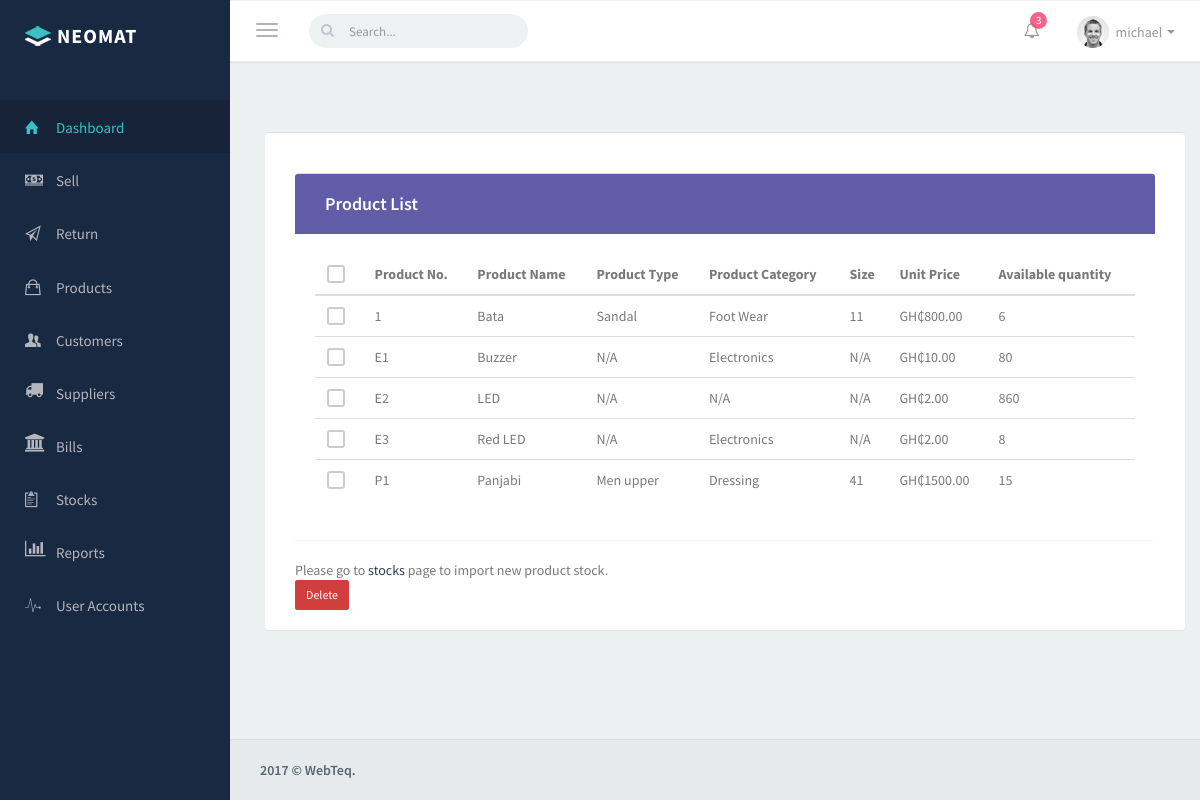
Page /productsPOS.php (signed in) on the committed database.
### tables this page shows
CREATE TABLE `accounts` (
  `account_id` int(11) NOT NULL,
  `employee_no` varchar(15) DEFAULT NULL,
  `employee_name` varchar(50) NOT NULL,
  `employee_phone` varchar(15) DEFAULT NULL,
  `employee_address` varchar(100) DEFAULT NULL,
  `employee_national_id` varchar(50) DEFAULT NULL,
  `password` varchar(50) NOT NULL,
  `is_admin` int(1) NOT NULL
);

CREATE TABLE `stocks` (
  `stocks_pk` int(11) NOT NULL,
  `stock_id` varchar(15) NOT NULL,
  `product_id` varchar(15) NOT NULL,
  `import_quantity` int(11) NOT NULL,
  `current_quantity` int(11) NOT NULL,
  `import_date` datetime NOT NULL,
  `is_deleted` int(1) NOT NULL
);

CREATE TABLE `products` (
  `products_pk` int(11) NOT NULL,
  `product_id` varchar(15) NOT NULL,
  `product_name` varchar(50) NOT NULL,
  `product_type` int(11) NOT NULL,
  `product_category` int(11) NOT NULL,
  `product_size` varchar(15) DEFAULT NULL,
  `product_price` double(20,2) NOT NULL,
  `buying_price` double(20,2) NOT NULL
);

CREATE TABLE `types` (
  `type_id` int(11) NOT NULL,
  `type_name` varchar(50) NOT NULL,
  `category_id` int(11) NOT NULL
);

CREATE TABLE `categories` (
  `category_id` int(11) NOT NULL,
  `category_name` varchar(50) NOT NULL
);

### productsPOS.php (the view, shortened to what this page needs)
<?php
	require 'POStest.php';
	require 'loginCheck.php';
		$sql="SELECT * FROM products JOIN stocks ON products.product_id=stocks.product_id WHERE stocks.is_deleted=0";
	$result=mysqli_query($con,$sql);
	if(mysqli_num_rows($result)){
		echo "
            <div class='wraper container-fluid'>
                        <div class='panel panel-color panel-purple'>
                            <div class='panel-body'>
                        <div class='panel panel-default'>
                            <div class='panel-heading'>
                                <h3 class='panel-title'>Product List</h3>
                            </div>
                            <div class='panel-body'>
                                <div class='row'>
                                        <div class='table-responsive'>
                                        <table class='table'>
                                            <thead>
                                                <tr>
                                                    <th>
                                                       <label class='cr-styled'>
                                                        <input type='checkbox'>
                                                        <i class='fa'></i>
                                                        </label>
                                                    </th>
                                                    <th>Product No.</th>
                                                    <th>Product Name</th>
                                                    <th>Product Type</th>
                                                    <th>Product Category</th>
                                                    <th>Size</th>
                                                    <th>Unit Price</th>
                                                    <th>Available quantity</th>
                                                </tr>
                                            </thead>
                                            <tbody>
											";
		while($row=mysqli_fetch_array($result)){
			$productId=$row['product_id'];
			$productName=$row['product_name'];
			$productType=$row['product_type'];
			$productCategory=$row['product_category'];
			$productSize=$row['product_size'];
			$productPrice=$row['product_price'];
			if($productSize===""){
				$productSize="N/A";
			}
			$sql2="SELECT current_quantity FROM stocks WHERE product_id='$productId'";
			$result2=mysqli_query($con,$sql2);
			$row2=mysqli_fetch_array($result2);
			$currentQuantity=$row2['current_quantity'];
			$sql2="SELECT type_name FROM types WHERE type_id='$productType'";
			$result2=mysqli_query($con,$sql2);
			$row2=mysqli_fetch_array($result2);
			$productTypeName=$row2['type_name'];
			if($productTypeName===null)
				$productTypeName="N/A";
			$sql2="SELECT category_name FROM categories WHERE category_id='$productCategory'";
			$result2=mysqli_query($con,$sql2);
			$row2=mysqli_fetch_array($result2);
			$productCategoryName=$row2['category_name'];
			if($productCategoryName===null)
				$productCategoryName="N/A";
			echo "
				<tr>
					<td><label class='cr-styled'>
                       <input type='checkbox'>
                       <i class='fa'></i>
                       </label>
</td>
					<td>$productId</td>
					<td>$productName</td>
					<td>$productTypeName</td>
					<td>$productCategoryName</td>
					<td>$productSize</td>
					<td>GH₵$productPrice</td>
					<td>$currentQuantity</td>
				</tr>
			";
		}
		echo"
			</tbody>
		</table>
		    </div>
               </div>
               </div>
              </div>
		<div id='customerTotalText'>Please go to <a href='stocks.php'>stocks</a> page to import new product stock.</div>
		</div>
		";
	}else{
		echo "No products available currently.";
	}
?>
<!Doctype html>
<html lang="en">
<head>
        <link href="css/bootstrap.min.css" rel="stylesheet">
        <link href="css/bootstrap-reset.css" rel="stylesheet">
        <link href="css/animate.css" rel="stylesheet">
        <link href="assets/font-awesome/css/font-awesome.css" rel="stylesheet" />
        <link href="assets/ionicon/css/ionicons.min.css" rel="stylesheet" />
        <link rel="stylesheet" href="assets/morris/morris.css">
        <link href="assets/sweet-alert/sweet-alert.min.css" rel="stylesheet">
        <link href="css/style.css" rel="stylesheet">
        <link href="css/helper.css" rel="stylesheet">
        <link href="css/style-responsive.css" rel="stylesheet" />
</head>
<body>
                        <div id="rightDiv">
                        <form action="#" method="post">
                        <button type="button" class="btn btn-danger btn-sm">Delete</button>
                        </form>
                        </div>
                        </div>
            </div>
</body>
</html>

### POStest.php (shortened to what this page needs)
<?php
  	function showUserName(){
		$con = $_SESSION['con'];
		$id=$_SESSION['id'];
		$sql="SELECT employee_name FROM accounts WHERE account_id='$id'";
		$result=mysqli_query($con,$sql);
		$row=mysqli_fetch_array($result);
		$var=$row['employee_name'];
		echo $var;
	}
?>
<!DOCTYPE html>
<html lang="en">
<head>
        <link href="css/bootstrap.min.css" rel="stylesheet">
        <link href="css/bootstrap-reset.css" rel="stylesheet">
        <link href="css/animate.css" rel="stylesheet">
        <link href="assets/font-awesome/css/font-awesome.css" rel="stylesheet" />
        <link href="assets/ionicon/css/ionicons.min.css" rel="stylesheet" />
        <link rel="stylesheet" href="assets/morris/morris.css">
        <link href="assets/sweet-alert/sweet-alert.min.css" rel="stylesheet">
        <link href="css/style.css" rel="stylesheet">
        <link href="css/helper.css" rel="stylesheet">
        <link href="css/style-responsive.css" rel="stylesheet" />
    </head>
    <body>
  <div class="hiddenDiv">
    <form action="<?php echo htmlspecialchars($_SERVER["PHP_SELF"]);?>" method="post">
    </form>
  </div>
        <aside class="left-panel">
            <div class="logo">
                <a href="dashboard.php" class="logo-expanded">
                    <img src="img/single-logo.png" alt="logo">
                    <span class="nav-label">NEOMAT</span>
                </a>
            </div>
            <nav class="navigation">
                <ul class="list-unstyled">
                    <li class="active"><a href="dashboard.php"><i class="ion-home"></i> <span class="nav-label">Dashboard</span></a>
                    </li>
                    <li><a href="salePOS.php"><i class="ion-cash"></i> <span class="nav-label">Sell</span></a>
                    </li>
                    <li><a href="returnPOS.php"><i class="ion-paper-airplane"></i> <span class="nav-label">Return</span></a>
                    </li>
                    <li><a href="productsPOS.php"><i class="ion-bag"></i> <span class="nav-label">Products</span></a>
                    </li>
					<li><a href="customersPOS.php"><i class="ion-person-stalker"></i> <span class="nav-label">Customers</span></a>
                    </li>
                    <li><a href="supplyPOS.php"><i class="fa fa-truck"></i> <span class="nav-label">Suppliers</span></a>
                    </li>
                    <li><a href="billPOS.php"><i class="fa fa-bank"></i> <span class="nav-label">Bills</span></a>
                    </li>
                    <li><a href="stockPOS.php"><i class="ion-clipboard"></i> <span class="nav-label">Stocks</span></a>
                    </li>
						<?php
						if(isset($_SESSION['id'])){
						require 'myConnection.php';
						$id=$_SESSION['id'];
						$sql="SELECT is_admin FROM accounts WHERE account_id='$id'";
						$result=mysqli_query($con,$sql);
						$row=mysqli_fetch_array($result);
							if($row['is_admin']==='1'){
							echo'
                    <li><a href="reportPOS.php"><i class="fa fa-bar-chart-o"></i> <span class="nav-label">Reports</span></a>
                    </li>
                    <li><a href="#"><i class="ion-ios7-pulse"></i> <span class="nav-label">User Accounts</span></a>
                    </li>
                    <li><a href="#"><i class="ion-settings"></i> <span class="nav-label">Company Settings</span></a>
                    </li>';
							}else if($row['is_admin']==='2'){
							echo'
                    <li><a href="reportPOS.php"><i class="fa fa-bar-chart-o"></i> <span class="nav-label">Reports</span></a>
                    </li>
                    <li><a href="#"><i class="ion-ios7-pulse"></i> <span class="nav-label">User Accounts</span></a>
                    </li>';
							}else if($row['is_admin']==='3'){
							echo'
                    <li><a href="reportPOS.php"><i class="fa fa-bar-chart-o"></i> <span class="nav-label">Reports</span></a>
                    </li>
                    <li><a href="#"><i class="ion-ios7-pulse"></i> <span class="nav-label">User Accounts</span></a>
                    </li>';
							}
					}
					?>
                </ul>
            </nav>
        </aside>
        <section class="content">
            <header class="top-head container-fluid">
                <button type="button" class="navbar-toggle pull-left">
                    <span class="icon-bar"></span>
                    <span class="icon-bar"></span>
                    <span class="icon-bar"></span>
                </button>
                <form role="search" class="navbar-left app-search pull-left hidden-xs">
                  <input type="text" placeholder="Search..." class="form-control">
                </form>
                <ul class="list-inline navbar-right top-menu top-right-menu">
                    <li class="dropdown">
                        <a data-toggle="dropdown" class="dropdown-toggle" href="#">
                            <i class="fa fa-bell-o"></i>
                            <span class="badge badge-sm up bg-pink count">3</span>
                        </a>
                    </li>
                    <li class="dropdown text-center">
                        <a data-toggle="dropdown" class="dropdown-toggle" href="#">
                            <img alt="" src="img/avatar-2.jpg" class="img-circle profile-img thumb-sm">
                            <span class="username"><?php showUserName(); ?> </span> <span class="caret"></span>
                        </a>
                    </li>
                </ul>
            <footer class="footer">
                2017 © WebTeq.
            </footer>
        </section>
    </body>
</html>

### css/style.css (style rules this page uses)
body { color: #797979; background-color: #edf0f0; font-family: 'Source Sans Pro', 'Helvetica Neue', Helvetica, Arial, sans-serif; padding: 0px !important; margin: 0px !important; font-size: 14px; }
html { overflow-x: hidden; position: relative; min-height: 100%; }
body, html { overflow-x: hidden; }
aside.left-panel { background-color: #1a2942; width: 230px; position: fixed; height: 100%; top: 0px; left: 0px; }
.logo { padding-top: 20px; }
.logo-expanded { font-size: 20px; letter-spacing: .05em; color: #fff !important; padding: 0px 25px; font-weight: 700; text-transform: uppercase; }
.logo-expanded span { vertical-align: middle; }
.navigation { margin: 50px 0px 20px; }
.navigation > ul > li { position: relative; }
.navigation > ul > li > a { display: block; padding: 15px 25px; color: #b4b6bd; font-size: 15px; text-decoration: none; transition: all 0.4s; -moz-transition: all 0.4s; -webkit-transition: all 0.4s; -o-transition: all 0.4s; font-weight: 400; outline: none !important; }
.navigation > ul > li.active:hover > a, .navigation > ul > li.active > a { color: #3bc0c3; background: #162338; }
.navigation ul li a i { margin-right: 6px; font-size: 18px; width: 25px; float: left; }
.navigation ul li a .nav-label { vertical-align: middle; }
header { background-color: #fff; border-bottom: 1px solid #ececee; padding-top: 4px; padding-bottom: 4px; margin-top: -25px; }
.navbar-toggle { margin: 8px 20px 8px 0px; display: block; padding-left: 0px; }
.navbar-toggle .icon-bar { background-color: #b3b3be; }
.app-search { position: relative; margin-top: 8px; margin-bottom: 8px; margin-right: 15px; }
.app-search .form-control, .app-search .form-control:focus { border: none; font-size: 13px; color: #444444; padding-left: 40px; background: #edf1f2; box-shadow: none; border-radius: 34px; margin-top: 1px; }
.app-search:before { content: "\f002"; position: absolute; left: 12px; font-family: FontAwesome; cursor: pointer; top: 7px; color: #c4c4cd; display: inline-block; }
.badge.up { position: relative; top: -12px; padding: 3px 6px; margin-left: -13px; }
.top-menu li { height: 100%; display: inline-block; position: relative; float: left; line-height: 50px; padding: 0px; }
.top-menu li >a { color: #979898; text-align: center; padding: 22px 15px; font-size: 16px; }
.username { font-size: 14px; vertical-align: middle; margin-left: 3px; }
.content { margin-left: 230px; padding-bottom: 50px; }
.content > .container-fluid { padding-left: 25px; padding-right: 25px; margin-top: -25px; }
.wraper { padding-top: 20px; padding-bottom: 20px; min-height: 550px; margin-left: 250px; margin-bottom: 100px; }
.footer { color: #58666e; padding: 20px 30px; font-weight: 600; background-color: #e6eaed; border-top: 1px solid #ddd; position: absolute; bottom: 0; right: 0; left: 230px; }

### css/helper.css (style rules this page uses)
.bx-s, .panel, .portlet, .nav.nav-tabs+.tab-content, .tabs-vertical-env .tab-content, .widget-panel, .profile-widget, .profile-widget img, .tiles, .tile-stats, .mini-stat, header { -webkit-box-shadow: 0 1px 1px rgba(0, 0, 0, 0.05); -moz-box-shadow: 0 1px 1px rgba(0, 0, 0, 0.05); box-shadow: 0 1px 1px rgba(0, 0, 0, 0.05); }
.thumb-sm { height: 32px; width: 32px; }
.cr-styled { display: inline-block; margin: 0px 2px; line-height: 20px; font-weight: normal; cursor: pointer; }
.cr-styled i { display: inline-block; height: 18px; width: 18px; cursor: pointer; vertical-align: middle; border: 2px solid #CCC; border-radius: 3px; text-align: center; padding-top: 1px; font-family: 'FontAwesome'; margin-top: -4px; margin-right: 3px; font-size: 12px; }

### rows in the picture
accounts: employee_name "michael"
stocks: product "1", products.product_name "Bata", types.type_name "Sandal", categories.category_name "Foot Wear", products.product_size "11", products.product_price "800.00", current_quantity "6"
stocks: product "E1", products.product_name "Buzzer", productTypeName "N/A", categories.category_name "Electronics", products.product_size "N/A", products.product_price "10.00", current_quantity "80"
stocks: product "E2", products.product_name "LED", productTypeName "N/A", productCategoryName "N/A", products.product_size "N/A", products.product_price "2.00", current_quantity "860"
stocks: product "E3", products.product_name "Red LED", productTypeName "N/A", categories.category_name "Electronics", products.product_size "N/A", products.product_price "2.00", current_quantity "8"
stocks: product "P1", products.product_name "Panjabi", types.type_name "Men upper", categories.category_name "Dressing", products.product_size "41", products.product_price "1500.00", current_quantity "15"
